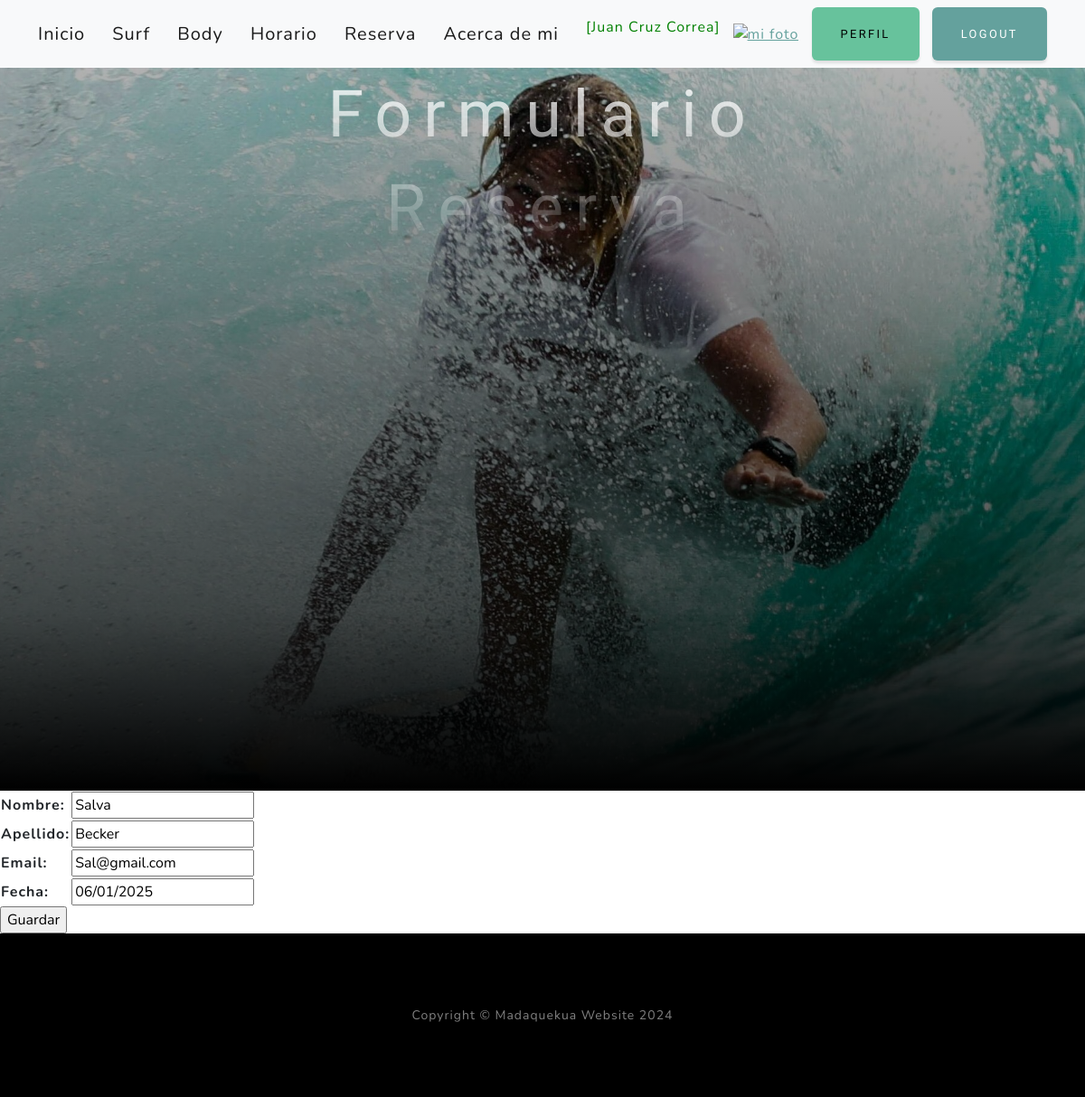
Page /reservaUpdate/3/ (signed in) on the committed database.
### AppCoder/models.py (models this page shows, shortened)
class Reserva (models.Model):
    nombre = models.CharField(max_length=50)
    apellido = models.CharField(max_length=50)
    email = models.EmailField()
    fecha = models.DateField()

### AppCoder/views.py (the view)
class ReservaUpdate(LoginRequiredMixin, UpdateView):
    model = Reserva
    fields= ["nombre", "apellido", "email", "fecha"]
    success_url = reverse_lazy("reserva")

### AppCoder/templates/AppCoder/reserva_form.html (shortened to what this page needs)
{% extends 'AppCoder/index.html' %}
{% block titulo %}
<h1 class="mb-5">Formulario Reserva</h1>
{% endblock titulo %}
{% block contenido %}
<form action= "" method= "post">
    <table>
        {{ form.as_table }}
    </table>
    <input type= "submit" value="Guardar">
</form>
{% endblock contenido %}

### AppCoder/templates/AppCoder/index.html (shortened to what this page needs)
<!DOCTYPE html>
<html lang="en">
    <head>
        {% load static %}
        <link href="{% static 'css/styles.css'  %}" rel="stylesheet" />
        <link rel="stylesheet" href="https://cdnjs.cloudflare.com/ajax/libs/font-awesome/6.4.0/css/all.min.css">
    </head>
    <body id="page-top">
        <nav class="navbar navbar-light bg-light static-top">
            <div class="container">
                <a class="navbar-brand" href="{% url 'home' %}">Inicio</a>
            {% if user.is_authenticated %}
                <a class="navbar-brand" href="{% url 'surf' %}">Surf</a>
                <a class="navbar-brand" href="{% url 'body' %}">Body</a>
                <a class="navbar-brand" href="{% url 'horario' %}">Horario</a>
                <a class="navbar-brand" href="{% url 'reserva' %}">Reserva</a>
                <a class="navbar-brand" href="{% url 'acerca' %}">Acerca de mi</a>
                <p style="color:green"> [{{user.first_name}} {{user.last_name}}]</p>
                <div class = text-center>
                    <a href="{% url 'agregar_avatar' %}"><img src="{{ request.session.avatar }}" height="40px" weight="40px" alt="mi foto"></a>
                </div>
                <a class="btn btn-success" href="{% url 'perfil' %}">Perfil</a>
                <form method="post" action="{% url 'logout' %}">
                    <button type="submit" class="btn btn-primary">Logout</button>
                </form>
            {% else %}
                <a class="btn btn-primary" href="{% url 'login' %}">Login</a>
                <form method="post" action="{% url 'registro' %}">
                    {% csrf_token %}
                    <button type="submit" class="btn btn-success">Registrarse</button>
            {% endif %}
            </div>
        </nav>
        <header class="masthead">
            <div class="container position-relative">
                <div class="row justify-content-center">
                    <div class="col-xl-6">
                        <div class="text-center text-white">
                            {% block titulo %}{% endblock titulo %}
                        </div>
                    </div>
                </div>
            </div>
        </header>
        {% block contenido %}
        {% endblock contenido %}
        <footer class="footer bg-black small text-center text-white-50">
            <div class="container px-4 px-lg-5">Copyright &copy; Madaquekua Website 2024</div></footer>
    </body>
</html>

### rows in the picture
Reserva: nombre "Salva", apellido "Becker", email "Sal@gmail.com", fecha "06/01/2025"

### other values in the picture
{{ user.first_name }} "Juan Cruz"
{{ user.last_name }} "Correa"
